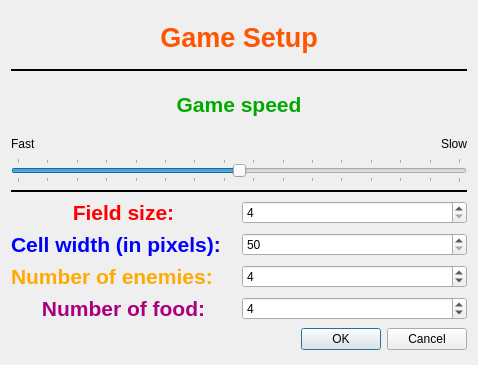
<?xml version="1.0" encoding="UTF-8"?>
<ui version="4.0">
 <class>Settings</class>
 <widget class="QDialog" name="Settings">
  <property name="geometry">
   <rect>
    <x>0</x>
    <y>0</y>
    <width>478</width>
    <height>365</height>
   </rect>
  </property>
  <property name="windowTitle">
   <string>Game Setup</string>
  </property>
  <property name="windowIcon">
   <iconset resource="img/img.qrc">
    <normaloff>:/img/settings.png</normaloff>:/img/settings.png</iconset>
  </property>
  <layout class="QGridLayout" name="gridLayout">
   <item row="3" column="0" colspan="2">
    <widget class="QLabel" name="label_5">
     <property name="maximumSize">
      <size>
       <width>16777215</width>
       <height>50</height>
      </size>
     </property>
     <property name="font">
      <font>
       <pointsize>20</pointsize>
       <bold>true</bold>
      </font>
     </property>
     <property name="styleSheet">
      <string notr="true">color: rgb(255, 85, 0);</string>
     </property>
     <property name="text">
      <string>Game Setup</string>
     </property>
     <property name="alignment">
      <set>Qt::AlignCenter</set>
     </property>
    </widget>
   </item>
   <item row="12" column="0">
    <widget class="QLabel" name="label_2">
     <property name="font">
      <font>
       <pointsize>16</pointsize>
       <bold>true</bold>
      </font>
     </property>
     <property name="styleSheet">
      <string notr="true">color: rgb(0, 0, 255);</string>
     </property>
     <property name="text">
      <string>Cell width (in pixels):</string>
     </property>
    </widget>
   </item>
   <item row="20" column="0" colspan="2">
    <widget class="QDialogButtonBox" name="buttonBox">
     <property name="orientation">
      <enum>Qt::Horizontal</enum>
     </property>
     <property name="standardButtons">
      <set>QDialogButtonBox::Cancel|QDialogButtonBox::Ok</set>
     </property>
    </widget>
   </item>
   <item row="14" column="1">
    <widget class="QSpinBox" name="numbEnemies">
     <property name="minimum">
      <number>1</number>
     </property>
     <property name="maximum">
      <number>10</number>
     </property>
     <property name="value">
      <number>4</number>
     </property>
    </widget>
   </item>
   <item row="4" column="0" colspan="2">
    <widget class="Line" name="line_2">
     <property name="frameShadow">
      <enum>QFrame::Plain</enum>
     </property>
     <property name="lineWidth">
      <number>2</number>
     </property>
     <property name="orientation">
      <enum>Qt::Horizontal</enum>
     </property>
    </widget>
   </item>
   <item row="5" column="0" colspan="2">
    <widget class="QLabel" name="label_4">
     <property name="maximumSize">
      <size>
       <width>16777215</width>
       <height>50</height>
      </size>
     </property>
     <property name="font">
      <font>
       <pointsize>16</pointsize>
       <bold>true</bold>
      </font>
     </property>
     <property name="styleSheet">
      <string notr="true">color: rgb(0, 170, 0);</string>
     </property>
     <property name="text">
      <string>Game speed</string>
     </property>
     <property name="alignment">
      <set>Qt::AlignCenter</set>
     </property>
    </widget>
   </item>
   <item row="8" column="0" colspan="2">
    <widget class="Line" name="line">
     <property name="frameShadow">
      <enum>QFrame::Plain</enum>
     </property>
     <property name="lineWidth">
      <number>2</number>
     </property>
     <property name="orientation">
      <enum>Qt::Horizontal</enum>
     </property>
    </widget>
   </item>
   <item row="14" column="0">
    <widget class="QLabel" name="label_3">
     <property name="font">
      <font>
       <pointsize>16</pointsize>
       <bold>true</bold>
      </font>
     </property>
     <property name="styleSheet">
      <string notr="true">color: rgb(255, 170, 0);</string>
     </property>
     <property name="text">
      <string>Number of enemies:</string>
     </property>
    </widget>
   </item>
   <item row="11" column="1">
    <widget class="QSpinBox" name="fieldSize">
     <property name="minimum">
      <number>4</number>
     </property>
     <property name="maximum">
      <number>16</number>
     </property>
    </widget>
   </item>
   <item row="16" column="0">
    <widget class="QLabel" name="label_6">
     <property name="maximumSize">
      <size>
       <width>16777215</width>
       <height>50</height>
      </size>
     </property>
     <property name="font">
      <font>
       <pointsize>16</pointsize>
       <bold>true</bold>
      </font>
     </property>
     <property name="styleSheet">
      <string notr="true">color: rgb(170, 0, 127);</string>
     </property>
     <property name="text">
      <string>Number of food:</string>
     </property>
     <property name="alignment">
      <set>Qt::AlignCenter</set>
     </property>
    </widget>
   </item>
   <item row="12" column="1">
    <widget class="QSpinBox" name="cellSize">
     <property name="minimum">
      <number>50</number>
     </property>
     <property name="maximum">
      <number>80</number>
     </property>
    </widget>
   </item>
   <item row="6" column="1">
    <widget class="QLabel" name="label_8">
     <property name="maximumSize">
      <size>
       <width>16777215</width>
       <height>25</height>
      </size>
     </property>
     <property name="layoutDirection">
      <enum>Qt::LeftToRight</enum>
     </property>
     <property name="text">
      <string>Slow</string>
     </property>
     <property name="alignment">
      <set>Qt::AlignRight|Qt::AlignTrailing|Qt::AlignVCenter</set>
     </property>
    </widget>
   </item>
   <item row="11" column="0">
    <widget class="QLabel" name="label">
     <property name="font">
      <font>
       <pointsize>16</pointsize>
       <bold>true</bold>
      </font>
     </property>
     <property name="styleSheet">
      <string notr="true">color: rgb(255, 0, 0);</string>
     </property>
     <property name="text">
      <string>Field size:</string>
     </property>
     <property name="alignment">
      <set>Qt::AlignCenter</set>
     </property>
    </widget>
   </item>
   <item row="16" column="1">
    <widget class="QSpinBox" name="numbFood">
     <property name="minimum">
      <number>1</number>
     </property>
     <property name="maximum">
      <number>10</number>
     </property>
     <property name="value">
      <number>4</number>
     </property>
    </widget>
   </item>
   <item row="6" column="0">
    <widget class="QLabel" name="label_7">
     <property name="maximumSize">
      <size>
       <width>16777215</width>
       <height>15</height>
      </size>
     </property>
     <property name="text">
      <string>Fast</string>
     </property>
    </widget>
   </item>
   <item row="7" column="0" colspan="2">
    <widget class="QSlider" name="speed">
     <property name="minimum">
      <number>500</number>
     </property>
     <property name="maximum">
      <number>2000</number>
     </property>
     <property name="singleStep">
      <number>100</number>
     </property>
     <property name="pageStep">
      <number>100</number>
     </property>
     <property name="value">
      <number>1250</number>
     </property>
     <property name="orientation">
      <enum>Qt::Horizontal</enum>
     </property>
     <property name="invertedAppearance">
      <bool>false</bool>
     </property>
     <property name="invertedControls">
      <bool>false</bool>
     </property>
     <property name="tickPosition">
      <enum>QSlider::TicksBothSides</enum>
     </property>
     <property name="tickInterval">
      <number>100</number>
     </property>
    </widget>
   </item>
  </layout>
 </widget>
 <resources>
  <include location="img/img.qrc"/>
 </resources>
 <connections>
  <connection>
   <sender>buttonBox</sender>
   <signal>accepted()</signal>
   <receiver>Settings</receiver>
   <slot>accept()</slot>
   <hints>
    <hint type="sourcelabel">
     <x>248</x>
     <y>254</y>
    </hint>
    <hint type="destinationlabel">
     <x>157</x>
     <y>274</y>
    </hint>
   </hints>
  </connection>
  <connection>
   <sender>buttonBox</sender>
   <signal>rejected()</signal>
   <receiver>Settings</receiver>
   <slot>reject()</slot>
   <hints>
    <hint type="sourcelabel">
     <x>316</x>
     <y>260</y>
    </hint>
    <hint type="destinationlabel">
     <x>286</x>
     <y>274</y>
    </hint>
   </hints>
  </connection>
 </connections>
</ui>
